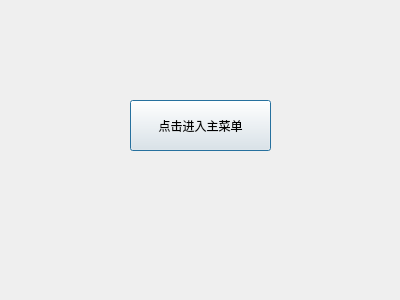
<?xml version="1.0" encoding="UTF-8"?>
<ui version="4.0">
 <class>WelcomeDialog</class>
 <widget class="QDialog" name="WelcomeDialog">
  <property name="geometry">
   <rect>
    <x>0</x>
    <y>0</y>
    <width>400</width>
    <height>300</height>
   </rect>
  </property>
  <property name="windowTitle">
   <string>欢迎光临</string>
  </property>
  <widget class="QPushButton" name="EnterMainWinButton">
   <property name="geometry">
    <rect>
     <x>130</x>
     <y>100</y>
     <width>141</width>
     <height>51</height>
    </rect>
   </property>
   <property name="text">
    <string>点击进入主菜单</string>
   </property>
  </widget>
 </widget>
 <resources/>
 <connections>
  <connection>
   <sender>EnterMainWinButton</sender>
   <signal>clicked()</signal>
   <receiver>WelcomeDialog</receiver>
   <slot>accept()</slot>
   <hints>
    <hint type="sourcelabel">
     <x>187</x>
     <y>121</y>
    </hint>
    <hint type="destinationlabel">
     <x>199</x>
     <y>149</y>
    </hint>
   </hints>
  </connection>
 </connections>
</ui>
